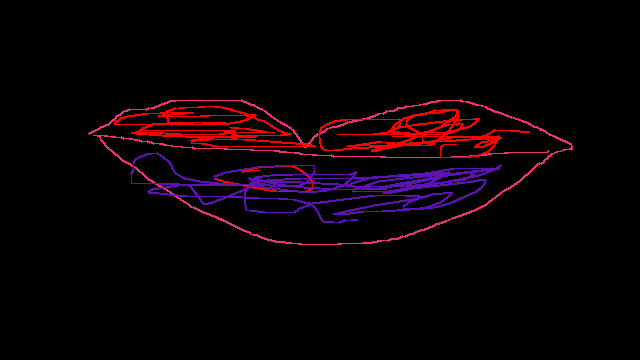
#> input picture drawpicture/Filter.png, 640 x 360 px, found by its file name
$ python facialrec.py   (Python 2 division)   (older library calls are emulated)
#> lines starting #> are read from the running program, lines starting #| are printed output that depends on the picture
# Sonali Mahendran and Alisa Momin, Team 6
# BIOE 421: Microcontroller Applications
# Final Project: SnapPainter
# Description: Detects the nose on a person's face in each frame of
# video and puts the filter below it. Recommended to use with mustache
# filter.
# SOURCE CODE: https://sublimerobots.com/2015/02/dancing-mustaches/

#! /usr/bin/python

import cv2  # OpenCV Library
import os

#-----------------------------------------------------------------------------
#       Load and configure Haar Cascade Classifiers
#-----------------------------------------------------------------------------

# location of OpenCV Haar Cascade Classifiers:
baseCascadePath = "/home/pi/bioe421project/haarcascades/"

# xml files describing our haar cascade classifiers
faceCascadeFilePath = baseCascadePath + "haarcascade_frontalface_alt.xml"
noseCascadeFilePath = baseCascadePath + "haarcascade_mcs_nose.xml"

# build our cv2 Cascade Classifiers
faceCascade = cv2.CascadeClassifier(faceCascadeFilePath)
noseCascade = cv2.CascadeClassifier(noseCascadeFilePath)

#-----------------------------------------------------------------------------
#       Load and configure mustache (.png with alpha transparency)
#-----------------------------------------------------------------------------

# Load our overlay image: mustache.png
imgMustache = cv2.imread('/home/pi/bioe421project/drawpicture/Filter.png',-1)
#> imgMustache is the input picture: shape (360, 640, 4); mean B, G, R, A 4.9, 1, 9.4, 8.1

# Create the mask for the mustache
orig_mask = imgMustache[:,:,3]

# Create the inverted mask for the mustache
orig_mask_inv = cv2.bitwise_not(orig_mask)
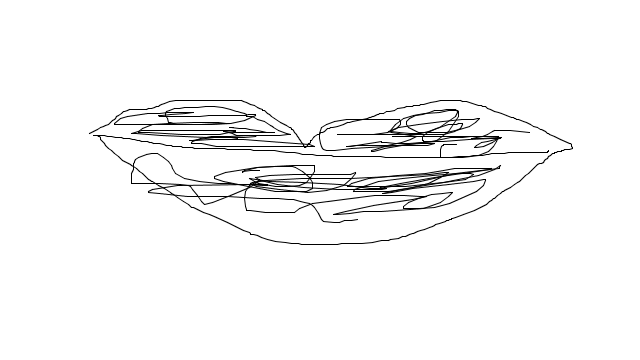
#> orig_mask_inv: shape (360, 640); min 0, max 255, mean 246.9

# Convert mustache image to BGR
# and save the original image size (used later when re-sizing the image)
imgMustache = imgMustache[:,:,0:3]
#> imgMustache: shape (360, 640, 3)
origMustacheHeight, origMustacheWidth = imgMustache.shape[:2]
#> origMustacheHeight = 360; origMustacheWidth = 640

#-----------------------------------------------------------------------------
#       Main program loop
#-----------------------------------------------------------------------------

# collect video input from first webcam on system
video_capture = cv2.VideoCapture('find_our_faces.mp4')
iter = 0

while True:
    iter = iter + 1
    # Capture video feed
    #video_capture = cv2.VideoCapture(video_capture)
    ret, frame = video_capture.read()
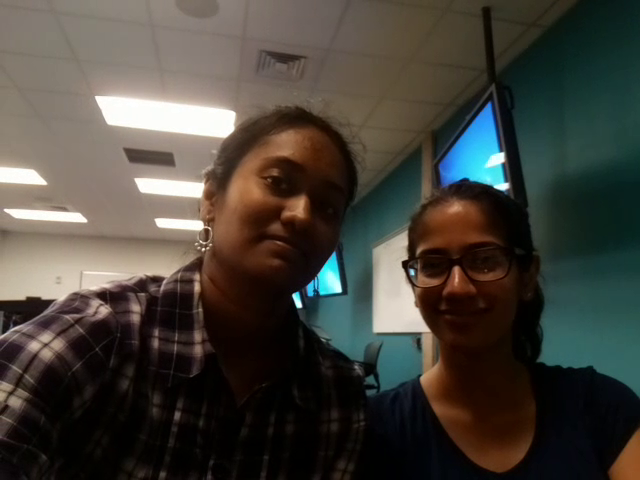
#> input picture frame 14 of find_our_faces.mp4, 640 x 480 px
#> frame is the input picture: shape (480, 640, 3); mean B, G, R 59, 66.3, 69.7
    # print imgMustache.shape
    # Create greyscale image from the video feed
    gray = cv2.cvtColor(frame, cv2.COLOR_BGR2GRAY)
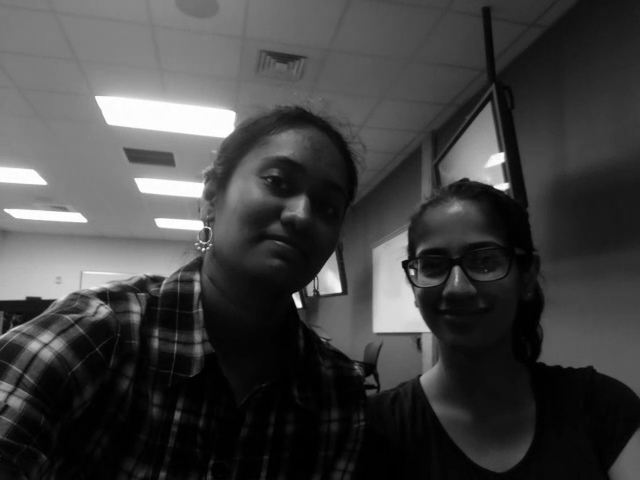
#> gray: shape (480, 640); min 0, max 255, mean 66.4

    # Detect faces in input video stream
    faces = faceCascade.detectMultiScale(
        gray,
        scaleFactor=1.1,
        minNeighbors=5,
        minSize=(30, 30),
        flags=cv2.cv.CV_HAAR_SCALE_IMAGE
    )
#> faces = [[394, 212, 128, 128]]

   # Iterate over each face found
    for (x, y, w, h) in faces:
        # Un-comment the next line for debug (draw box around all faces)
        # face = cv2.rectangle(frame,(x,y),(x+w,y+h),(255,0,0),2)

        roi_gray = gray[y:y+h, x:x+w]
        roi_color = frame[y:y+h, x:x+w]

        # Detect a nose within the region bounded by each face (the ROI)
        nose = noseCascade.detectMultiScale(roi_gray)

        for (nx,ny,nw,nh) in nose:
            # Un-comment the next line for debug (draw box around the nose)
            #cv2.rectangle(roi_color,(nx,ny),(nx+nw,ny+nh),(255,0,0),2)

            # The mustache should be three times the width of the nose
            mustacheWidth =  3 * nw
            mustacheHeight = mustacheWidth * origMustacheHeight / origMustacheWidth

            # Center the mustache on the bottom of the nose
            x1 = nx - (mustacheWidth/4)
            x2 = nx + nw + (mustacheWidth/4)
            y1 = ny + nh - (mustacheHeight/2)
            y2 = ny + nh + (mustacheHeight/2)

            # Check for clipping
            if x1 < 0:
                x1 = 0
            if y1 < 0:
                y1 = 0
            if x2 > w:
                x2 = w
            if y2 > h:
                y2 = h

            # Re-calculate the width and height of the mustache image
            mustacheWidth = x2 - x1
            mustacheHeight = y2 - y1

            # Re-size the original image and the masks to the mustache sizes
            # calcualted above
            mustache = cv2.resize(imgMustache, (mustacheWidth,mustacheHeight), interpolation = cv2.INTER_AREA)
            mask = cv2.resize(orig_mask, (mustacheWidth,mustacheHeight), interpolation = cv2.INTER_AREA)
            mask_inv = cv2.resize(orig_mask_inv, (mustacheWidth,mustacheHeight), interpolation = cv2.INTER_AREA)

            # take ROI for mustache from background equal to size of mustache image
            roi = roi_color[y1:y2, x1:x2]

            # roi_bg contains the original image only where the mustache is not
            # in the region that is the size of the mustache.
            roi_bg = cv2.bitwise_and(roi,roi,mask = mask_inv)

            # roi_fg contains the image of the mustache only where the mustache is
            roi_fg = cv2.bitwise_and(mustache,mustache,mask = mask)

            # join the roi_bg and roi_fg
            dst = cv2.add(roi_bg,roi_fg)

            # place the joined image, saved to dst back over the original image
            roi_color[y1:y2, x1:x2] = dst

            break
#> this loop made 1 pass
#> (x, y, w, h, nose) on pass 1: (394, 212, 128, 128, [[44, 62, 41, 34]])
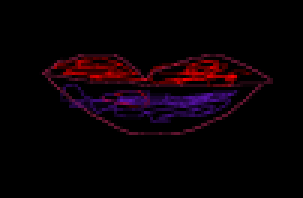
#> mustache: shape (66, 101, 3) (shown 3 times larger); mean B, G, R 4.9, 1, 9.4
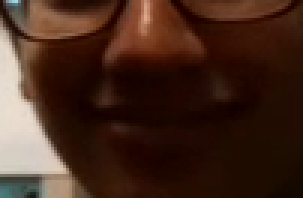
#> roi_bg: shape (66, 101, 3) (shown 3 times larger); mean B, G, R 28.2, 40.4, 67.8
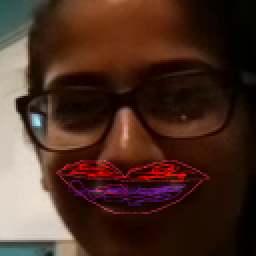
#> roi_color: shape (128, 128, 3) (shown 2 times larger); mean B, G, R 36, 47.4, 74.8

    # Display the resulting frame
    cv2.imshow('hii Video', frame)
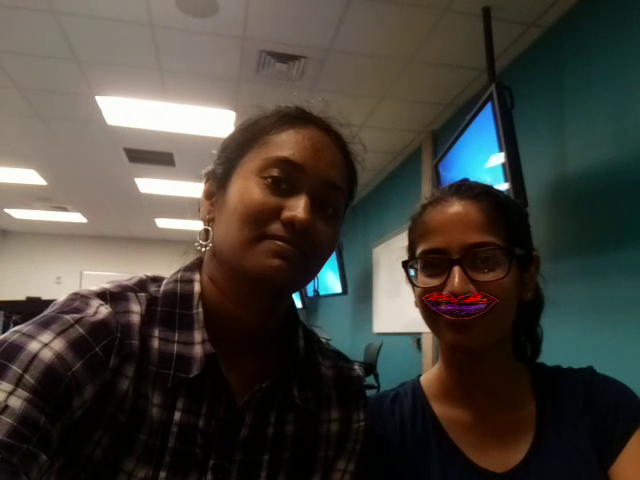
#> window 'hii Video': shape (480, 640, 3); mean B, G, R 59.1, 66.3, 69.9
    cv2.imwrite("/home/pi/bioe421project/modifiedframes/{0:d}.png".format(iter), frame)

    # press any key to exit
    # NOTE;  x86 systems may need to remove: " 0xFF == ord('q')"
    if cv2.waitKey(1) & 0xFF == ord('q'):
#> (key q is pressed here)
        break

# plays video
os.system("ffmpeg -f image2 -framerate 12 -i /home/pi/bioe421project/modifiedframes/%d.png playback.avi")
os.system("omxplayer playback.avi")
# When everything is done, release the capture
video_capture.release()
cv2.destroyAllWindows()
